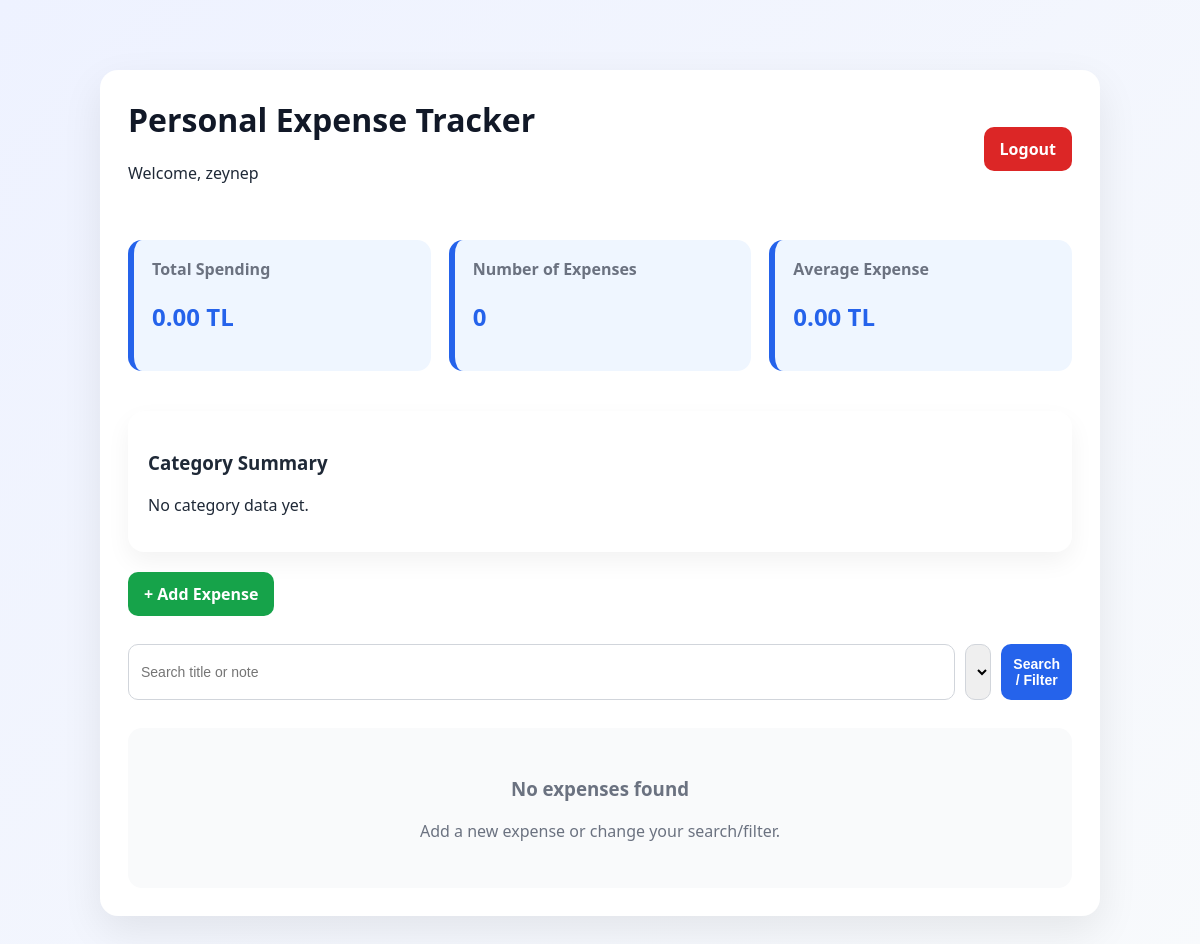
Before: /dashboard (signed in) with the older database file.
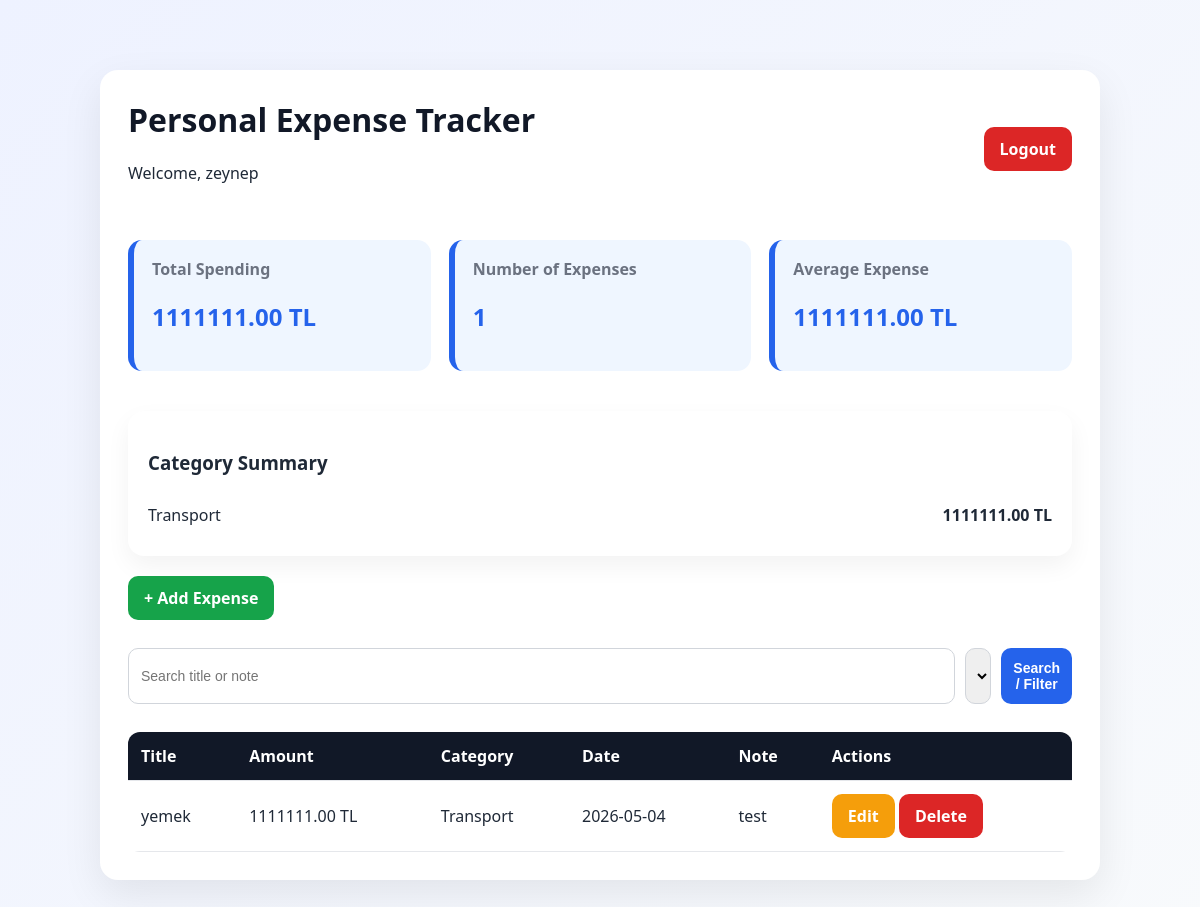
After: the same page with the newer database file.
### tables this page shows
CREATE TABLE expenses (
    id INTEGER PRIMARY KEY AUTOINCREMENT,
    user_id INTEGER NOT NULL,
    title TEXT NOT NULL,
    amount REAL NOT NULL,
    category TEXT NOT NULL,
    expense_date TEXT NOT NULL,
    note TEXT,
    FOREIGN KEY (user_id) REFERENCES users (id)
);

### app.py (the view)
@app.route("/dashboard")
def dashboard():
    if "user_id" not in session:
        return redirect(url_for("login"))
    category = request.args.get("category")
    search = request.args.get("search")
    db = get_db()
    query = "SELECT * FROM expenses WHERE user_id = ?"
    params = [session["user_id"]]
    if category:
        query += " AND category = ?"
        params.append(category)
    if search:
        query += " AND (title LIKE ? OR note LIKE ?)"
        params.append(f"%{search}%")
        params.append(f"%{search}%")
    query += " ORDER BY expense_date DESC"
    expenses = db.execute(query, params).fetchall()
    total = calculate_total(expenses)
    average = calculate_average(expenses)
    expense_count = count_expenses(expenses)
    category_totals = calculate_category_totals(expenses)
    categories = db.execute(
        "SELECT DISTINCT category FROM expenses WHERE user_id = ?",
        (session["user_id"],),
    ).fetchall()
    return render_template(
        "dashboard.html",
        expenses=expenses,
        total=total,
        average=average,
        expense_count=expense_count,
        category_totals=category_totals,
        categories=categories,
        selected_category=category,
        search=search,
    )

### database.py (called while the page is built)
def get_db():
    if "db" not in g:
        g.db = sqlite3.connect(DATABASE)
        g.db.row_factory = sqlite3.Row
    return g.db

### logic.py (called while the page is built)
def calculate_total(expenses):
    total = 0
    for exp in expenses:
        total += exp["amount"]
    return total

def calculate_average(expenses):
    if len(expenses) == 0:
        return 0
    return calculate_total(expenses) / len(expenses)

def count_expenses(expenses):
    return len(expenses)

def calculate_category_totals(expenses):
    category_totals = {}
    for exp in expenses:
        category = exp["category"]
        amount = exp["amount"]
        if category not in category_totals:
            category_totals[category] = 0
        category_totals[category] += amount
    return category_totals

### templates/dashboard.html (shortened to what this page needs)
<!DOCTYPE html>
<html>
<head>
    <link rel="stylesheet" href="/static/style.css">
</head>
<body>
<div class="container wide">
    <div class="topbar">
        <div>
            <h1>Personal Expense Tracker</h1>
            <p>Welcome, {{ session["username"] }}</p>
        </div>
        <a class="btn secondary" href="/logout">Logout</a>
    </div>
    <div class="stats-grid">
        <div class="summary-card">
            <p>Total Spending</p>
            <h2>{{ "%.2f"|format(total) }} TL</h2>
        </div>
        <div class="summary-card">
            <p>Number of Expenses</p>
            <h2>{{ expense_count }}</h2>
        </div>
        <div class="summary-card">
            <p>Average Expense</p>
            <h2>{{ "%.2f"|format(average) }} TL</h2>
        </div>
    </div>
    <div class="category-box">
        <h3>Category Summary</h3>
        {% if category_totals %}
            {% for category, amount in category_totals.items() %}
                <div class="category-row">
                    <span>{{ category }}</span>
                    <strong>{{ "%.2f"|format(amount) }} TL</strong>
                </div>
            {% endfor %}
        {% else %}
            <p>No category data yet.</p>
        {% endif %}
    </div>
    <div class="actions">
        <a class="btn" href="/add">+ Add Expense</a>
    </div>
    <form class="filter-box" method="GET" action="/dashboard">
        <input type="text" name="search" placeholder="Search title or note" value="{{ search or '' }}">
        <select name="category">
            <option value="">All Categories</option>
        </select>
        <button type="submit">Search / Filter</button>
    </form>
    {% if expenses %}
    <table>
        <tr>
            <th>Title</th>
            <th>Amount</th>
            <th>Category</th>
            <th>Date</th>
            <th>Note</th>
            <th>Actions</th>
        </tr>
        {% for expense in expenses %}
        <tr>
            <td>{{ expense["title"] }}</td>
            <td>{{ "%.2f"|format(expense["amount"]) }} TL</td>
            <td>{{ expense["category"] }}</td>
            <td>{{ expense["expense_date"] }}</td>
            <td>{{ expense["note"] }}</td>
            <td>
                <a class="btn edit" href="/edit/{{ expense['id'] }}">Edit</a>
                <a class="btn secondary"
                   href="/delete/{{ expense['id'] }}"
                   onclick="return confirm('Are you sure you want to delete this expense?');">
                   Delete
                </a>
            </td>
        </tr>
        {% endfor %}
    </table>
    {% else %}
        <div class="empty-state">
            <h3>No expenses found</h3>
            <p>Add a new expense or change your search/filter.</p>
        </div>
    {% endif %}
</div>
</body>
</html>

### static/style.css (style rules this page uses)
* { box-sizing: border-box; }
body { margin: 0; font-family: "Segoe UI", Arial, sans-serif; background: linear-gradient(135deg, #eef2ff, #f8fafc); color: #1f2937; }
.container { width: 380px; margin: 70px auto; padding: 28px; background: white; border-radius: 18px; box-shadow: 0 15px 40px rgba(0, 0, 0, 0.08); }
.container.wide { width: 1000px; }
h1 { margin-top: 0; color: #111827; }
h2 { color: #2563eb; }
input, button, select { width: 100%; margin: 8px 0; padding: 12px; border-radius: 10px; border: 1px solid #d1d5db; font-size: 14px; }
button { background: #2563eb; color: white; border: none; cursor: pointer; font-weight: bold; }
a { color: #2563eb; text-decoration: none; font-weight: 600; }
.topbar { display: flex; justify-content: space-between; align-items: center; margin-bottom: 20px; }
.actions { display: flex; gap: 10px; margin: 15px 0; }
.btn { display: inline-block; padding: 11px 16px; border-radius: 10px; background: #16a34a; color: white; }
.btn.secondary { background: #dc2626; }
.btn.edit { background: #f59e0b; }
.summary-card { background: #eff6ff; padding: 18px; border-left: 6px solid #2563eb; border-radius: 14px; margin: 20px 0; }
.filter-box { display: flex; gap: 10px; margin: 20px 0; }
.filter-box select { flex: 2; }
.filter-box button { flex: 1; }
table { width: 100%; margin-top: 20px; border-collapse: collapse; background: white; overflow: hidden; border-radius: 12px; }
th { background: #111827; color: white; }
th, td { padding: 13px; text-align: left; border-bottom: 1px solid #e5e7eb; }
.stats-grid { display: grid; grid-template-columns: repeat(3, 1fr); gap: 18px; margin: 20px 0; }
.summary-card p { margin: 0; color: #6b7280; font-weight: 600; }
.category-box { background: white; padding: 20px; border-radius: 16px; margin: 20px 0; box-shadow: 0 10px 25px rgba(0, 0, 0, 0.05); }
.category-row { display: flex; justify-content: space-between; padding: 10px 0; border-bottom: 1px solid #e5e7eb; }
.category-row:last-child { border-bottom: none; }

Changed rows visible on the page:
added expenses: category "Transport", amount "1111111.00", title "yemek", expense_date "2026-05-04", note "test"
Other visible differences:
{{ "%.2f"|format(total) }}: "0.00" → "1111111.00"
{{ expense_count }}: "0" → "1"
{{ "%.2f"|format(average) }}: "0.00" → "1111111.00"
text no longer shown: "No category data yet. No expenses found Add a new expense or change your search/filter."
text now shown: "Title Amount Category Date Note Actions"
